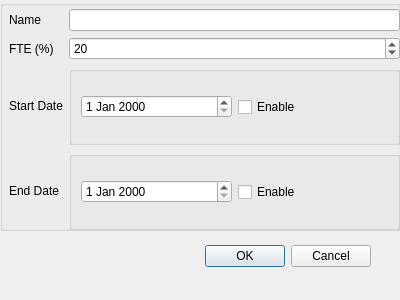
<?xml version="1.0" encoding="UTF-8"?>
<ui version="4.0">
 <class>addProjectDialog</class>
 <widget class="QDialog" name="addProjectDialog">
  <property name="geometry">
   <rect>
    <x>0</x>
    <y>0</y>
    <width>400</width>
    <height>300</height>
   </rect>
  </property>
  <property name="windowTitle">
   <string>Dialog</string>
  </property>
  <widget class="QDialogButtonBox" name="buttonBox">
   <property name="geometry">
    <rect>
     <x>30</x>
     <y>240</y>
     <width>341</width>
     <height>32</height>
    </rect>
   </property>
   <property name="orientation">
    <enum>Qt::Orientation::Horizontal</enum>
   </property>
   <property name="standardButtons">
    <set>QDialogButtonBox::StandardButton::Cancel|QDialogButtonBox::StandardButton::Ok</set>
   </property>
  </widget>
  <widget class="QGroupBox" name="groupBox">
   <property name="geometry">
    <rect>
     <x>0</x>
     <y>0</y>
     <width>401</width>
     <height>231</height>
    </rect>
   </property>
   <property name="title">
    <string/>
   </property>
   <widget class="QWidget" name="gridLayoutWidget">
    <property name="geometry">
     <rect>
      <x>9</x>
      <y>9</y>
      <width>391</width>
      <height>221</height>
     </rect>
    </property>
    <layout class="QGridLayout" name="gridLayout">
     <item row="2" column="0">
      <widget class="QLabel" name="startLabel">
       <property name="text">
        <string>Start Date</string>
       </property>
      </widget>
     </item>
     <item row="1" column="0">
      <widget class="QLabel" name="FTELabel">
       <property name="text">
        <string>FTE (%)</string>
       </property>
      </widget>
     </item>
     <item row="1" column="1">
      <widget class="QSpinBox" name="FTEField">
       <property name="minimum">
        <number>5</number>
       </property>
       <property name="maximum">
        <number>100</number>
       </property>
       <property name="singleStep">
        <number>5</number>
       </property>
       <property name="value">
        <number>20</number>
       </property>
      </widget>
     </item>
     <item row="0" column="0">
      <widget class="QLabel" name="nameLabel">
       <property name="text">
        <string>Name</string>
       </property>
      </widget>
     </item>
     <item row="3" column="0">
      <widget class="QLabel" name="endLabel">
       <property name="text">
        <string>End Date</string>
       </property>
      </widget>
     </item>
     <item row="0" column="1">
      <widget class="QLineEdit" name="nameField">
       <property name="maxLength">
        <number>50</number>
       </property>
      </widget>
     </item>
     <item row="2" column="1">
      <widget class="QGroupBox" name="startBox">
       <property name="title">
        <string/>
       </property>
       <layout class="QHBoxLayout" name="horizontalLayout_2">
        <item>
         <layout class="QHBoxLayout" name="horizontalLayout">
          <item>
           <widget class="QDateEdit" name="startSelect"/>
          </item>
          <item>
           <widget class="QCheckBox" name="startEnabled">
            <property name="text">
             <string>Enable</string>
            </property>
           </widget>
          </item>
         </layout>
        </item>
       </layout>
      </widget>
     </item>
     <item row="3" column="1">
      <widget class="QGroupBox" name="endBox">
       <property name="title">
        <string/>
       </property>
       <layout class="QHBoxLayout" name="horizontalLayout_5">
        <item>
         <layout class="QHBoxLayout" name="horizontalLayout_6">
          <item>
           <widget class="QDateEdit" name="endSelect"/>
          </item>
          <item>
           <widget class="QCheckBox" name="endEnabled">
            <property name="text">
             <string>Enable</string>
            </property>
           </widget>
          </item>
         </layout>
        </item>
       </layout>
      </widget>
     </item>
    </layout>
   </widget>
  </widget>
 </widget>
 <resources/>
 <connections>
  <connection>
   <sender>buttonBox</sender>
   <signal>accepted()</signal>
   <receiver>addProjectDialog</receiver>
   <slot>accept()</slot>
   <hints>
    <hint type="sourcelabel">
     <x>248</x>
     <y>254</y>
    </hint>
    <hint type="destinationlabel">
     <x>157</x>
     <y>274</y>
    </hint>
   </hints>
  </connection>
  <connection>
   <sender>buttonBox</sender>
   <signal>rejected()</signal>
   <receiver>addProjectDialog</receiver>
   <slot>reject()</slot>
   <hints>
    <hint type="sourcelabel">
     <x>316</x>
     <y>260</y>
    </hint>
    <hint type="destinationlabel">
     <x>286</x>
     <y>274</y>
    </hint>
   </hints>
  </connection>
 </connections>
</ui>
